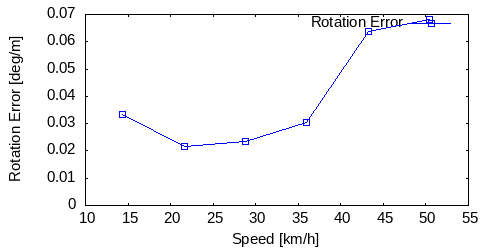

gnuplot code for this plot:
set term postscript eps enhanced color
set output "00_avg_rs.eps"
set size ratio 0.5
set yrange [0:*]
set xlabel "Speed [km/h]"
set ylabel "Rotation Error [deg/m]"
plot "00_avg_rs.txt" using ($1*3.6):($2*57.3) title 'Rotation Error' lc rgb "#0000FF" pt 4 w linespoints
